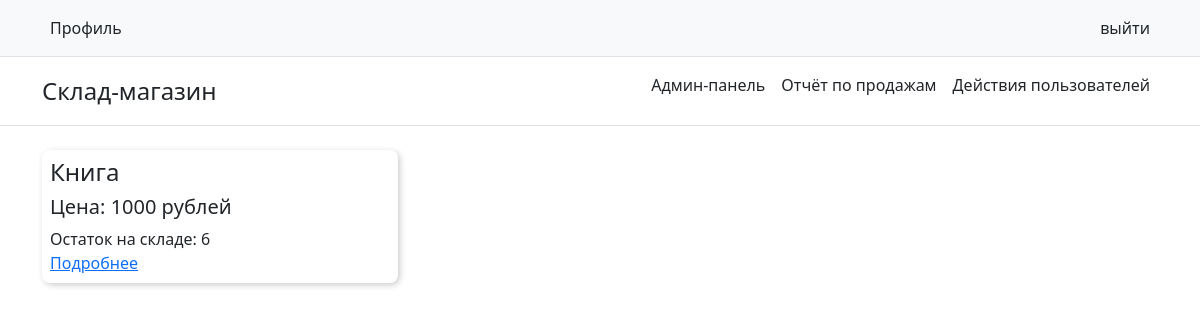
Before: / (signed in) with the older database file.
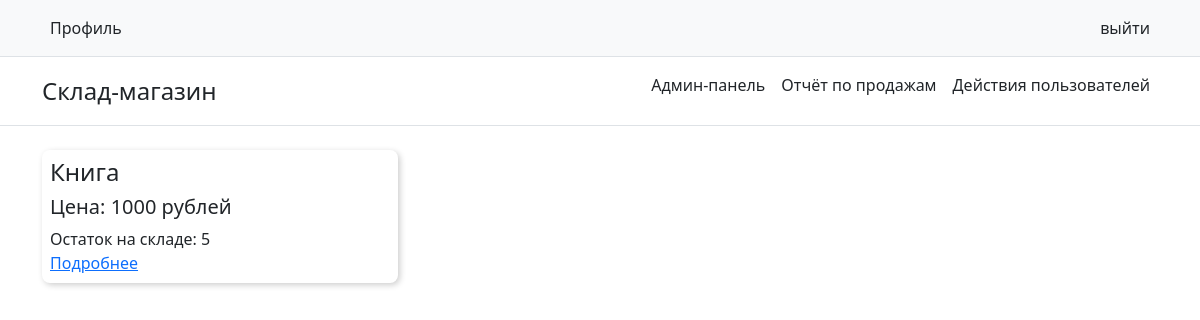
After: the same page with the newer database file.
### logic/models.py (models this page shows, shortened)
class Tovar(models.Model):
    name = models.CharField(max_length=100, verbose_name='Название', default='')
    category = models.ForeignKey(Category, on_delete=models.PROTECT)
    count = models.IntegerField(verbose_name='Количество товаров на складе')
    srok_godosti = models.IntegerField(verbose_name='Гарантийний срок(в днях)')
    price = models.IntegerField(verbose_name='цена')
    suppilers = models.ManyToManyField(Suppliers)
    class Meta:
        verbose_name = 'Товар'
        verbose_name_plural = 'Товары'

### logic/views.py (the view)
# urls.py: path('',  mainPage, name='home'),
def mainPage(request):
    products = Tovar.objects.all()
    return render(request, 'pages/main_page.html', {
        'products': products
    })
    pass

### templates/pages/main_page.html
{% extends 'index.html' %}
{% block content %}
    <div class="row">
        {% for product in products %}
            <div class="col-4">
                <div class="product-item">
                    <h4>{{ product.name }}</h4>
                    <h5>Цена: {{ product.price }} рублей</h5>
                    <div>Остаток на складе: {{ product.count }}</div>
                    <div><a href="/product/{{ product.id }}">Подробнее</a></div>
                </div>
            </div>
        {% endfor %}
    </div>
{% endblock %}

Changed rows visible on the page:
changed Tovar "Книга": count "6" → "5"
